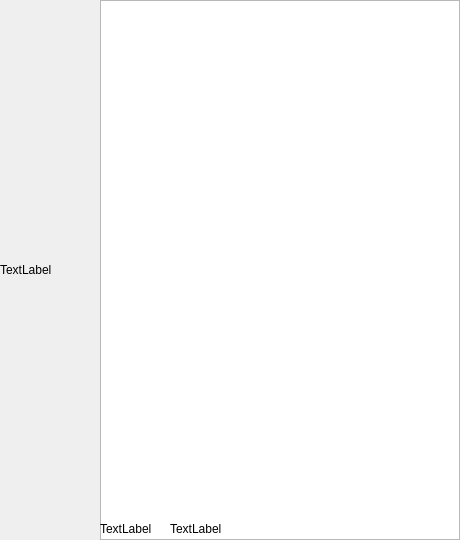
<?xml version="1.0" encoding="UTF-8"?>
<ui version="4.0">
 <class>Widget</class>
 <widget class="QWidget" name="Widget">
  <property name="geometry">
   <rect>
    <x>0</x>
    <y>0</y>
    <width>460</width>
    <height>540</height>
   </rect>
  </property>
  <property name="windowTitle">
   <string>Widget</string>
  </property>
  <widget class="Space" name="view">
   <property name="geometry">
    <rect>
     <x>100</x>
     <y>0</y>
     <width>360</width>
     <height>540</height>
    </rect>
   </property>
  </widget>
  <widget class="QLabel" name="info">
   <property name="geometry">
    <rect>
     <x>0</x>
     <y>0</y>
     <width>100</width>
     <height>540</height>
    </rect>
   </property>
   <property name="text">
    <string>TextLabel</string>
   </property>
  </widget>
  <widget class="QLabel" name="lab_score">
   <property name="geometry">
    <rect>
     <x>100</x>
     <y>520</y>
     <width>58</width>
     <height>18</height>
    </rect>
   </property>
   <property name="text">
    <string>TextLabel</string>
   </property>
  </widget>
  <widget class="QLabel" name="lab_blood">
   <property name="geometry">
    <rect>
     <x>170</x>
     <y>520</y>
     <width>58</width>
     <height>18</height>
    </rect>
   </property>
   <property name="text">
    <string>TextLabel</string>
   </property>
  </widget>
 </widget>
 <layoutdefault spacing="6" margin="11"/>
 <customwidgets>
  <customwidget>
   <class>Space</class>
   <extends>QGraphicsView</extends>
   <header location="global">space.h</header>
  </customwidget>
 </customwidgets>
 <resources/>
 <connections/>
</ui>
